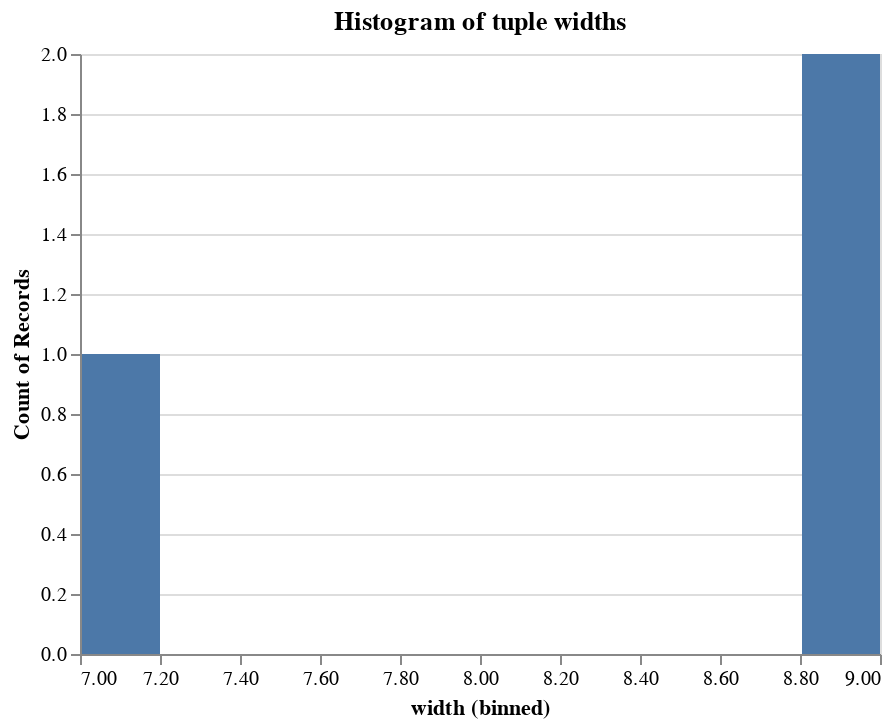

Notebook cell for this chart:
### Code cell
alt.Chart(width_df,title="Histogram of tuple widths").mark_bar().encode(
    alt.X("width:Q", bin=True),
    y='count()',
)

### Figure 1 — Vega-Lite specification as saved in the notebook (floating-point values rounded to 4 significant figures)
{"config": {"view": {"continuousWidth": 400, "continuousHeight": 300}}, "data": {"name": "data-df132597e4e69e2421a31c45cd7668c1"}, "mark": "bar", "encoding": {"x": {"type": "quantitative", "bin": true, "field": "width"}, "y": {"type": "quantitative", "aggregate": "count"}}, "title": "Histogram of tuple widths", "$schema": "https://vega.github.io/schema/vega-lite/v4.0.0.json", "datasets": {"data-df132597e4e69e2421a31c45cd7668c1": [{"width": 9}, {"width": 9}, {"width": 7}]}}
